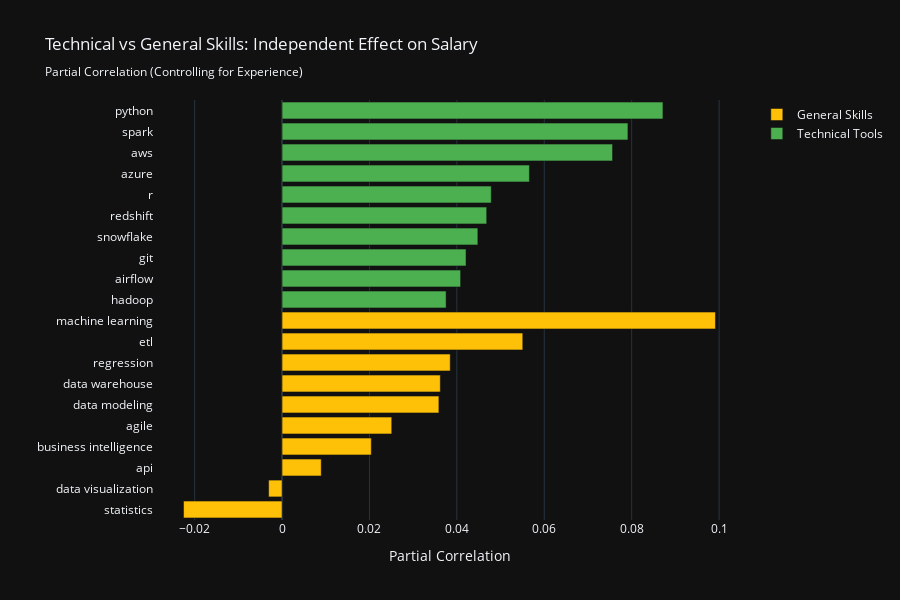

Notebook code for this chart:
### Code cell
# Compare software vs general skills - HORIZONTAL (Technical on top)
top_software = software_corrs.sort_values('partial_correlation', ascending=False).head(10)
top_general = general_corrs.sort_values('partial_correlation', ascending=False)

# Sort ascending for bottom-to-top display
top_software = top_software.sort_values('partial_correlation', ascending=True)
top_general = top_general.sort_values('partial_correlation', ascending=True)

fig = go.Figure()

# Add General Skills FIRST (appears on bottom)
fig.add_trace(go.Bar(
    name='General Skills',
    y=top_general['skill'],
    x=top_general['partial_correlation'],
    orientation='h',
    marker_color='#FFC107'
))

# Add Technical Tools SECOND (appears on top)
fig.add_trace(go.Bar(
    name='Technical Tools',
    y=top_software['skill'],
    x=top_software['partial_correlation'],
    orientation='h',
    marker_color='#4CAF50'
))

fig.update_layout(
    title='Technical vs General Skills: Independent Effect on Salary<br><sub>Partial Correlation (Controlling for Experience)</sub>',
    xaxis_title='Partial Correlation',
    yaxis_title='',
    template='plotly_dark',
    height=600,
    barmode='group'
)

fig.show(renderer='png')

### Figure 1 — Plotly figure (JSON) as saved in the notebook; plotly's stock layout.template omitted (floating-point values rounded to 4 significant figures)
{"data": [{"marker": {"color": "#FFC107"}, "name": "General Skills", "orientation": "h", "type": "bar", "x": [-0.02254, -0.00307, 0.008962, 0.02042, 0.02509, 0.03589, 0.03621, 0.03848, 0.05508, 0.09917], "y": ["statistics", "data visualization", "api", "business intelligence", "agile", "data modeling", "data warehouse", "regression", "etl", "machine learning"]}, {"marker": {"color": "#4CAF50"}, "name": "Technical Tools", "orientation": "h", "type": "bar", "x": [0.03754, 0.04086, 0.0421, 0.04481, 0.04683, 0.04787, 0.0566, 0.07563, 0.07914, 0.08716], "y": ["hadoop", "airflow", "git", "snowflake", "redshift", "r", "azure", "aws", "spark", "python"]}], "layout": {"barmode": "group", "height": 600, "title": {"text": "Technical vs General Skills: Independent Effect on Salary<br><sub>Partial Correlation (Controlling for Experience)</sub>"}, "xaxis": {"title": {"text": "Partial Correlation"}}, "yaxis": {"title": {"text": ""}}}}
